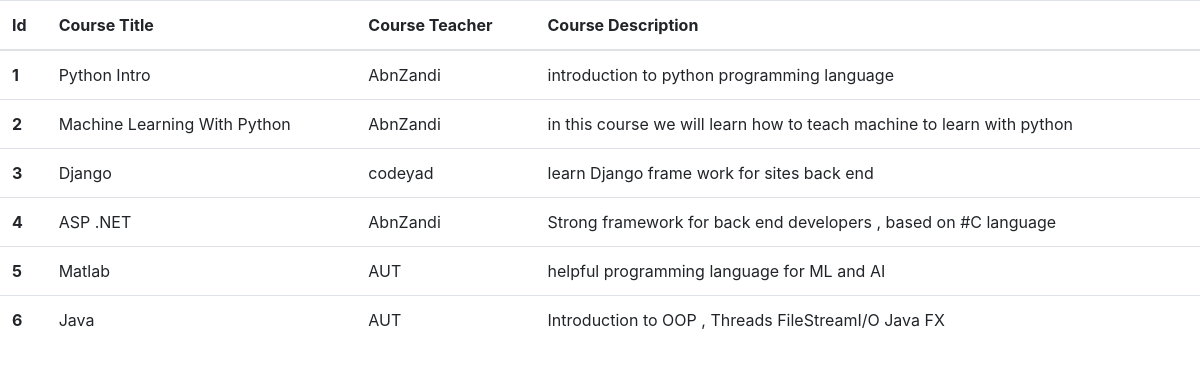
/course/courses/list, run on an earlier commit of the app's database.
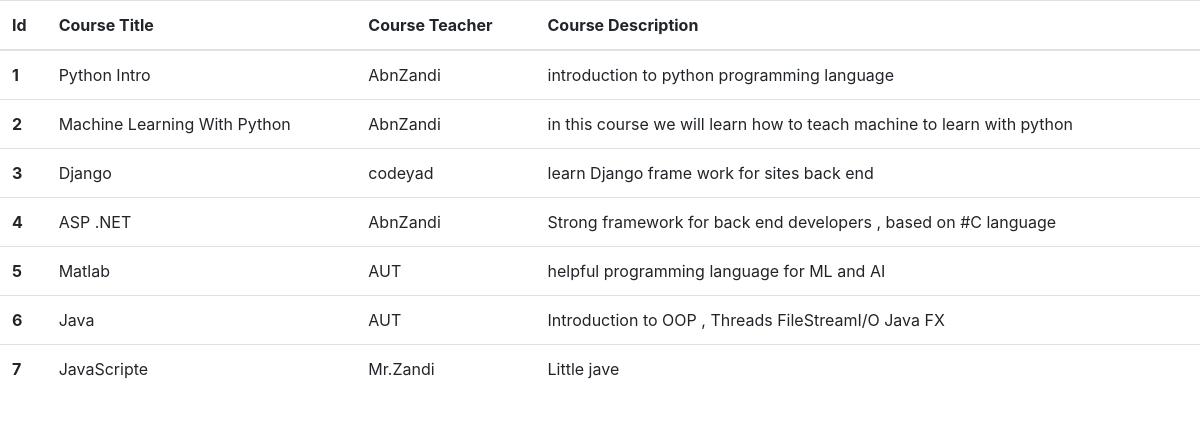
And on a later commit of the database.
### courses_app/models.py (models this page shows, shortened)
class Course(models.Model) :
    title = models.CharField(max_length=30)
    teacher_fullname = models.CharField(max_length=30)
    description = models.TextField()

### courses_app/views.py (the view)
# urls.py: path("courses/list",views.courses_list)
def courses_list(request):
    courses = Course.objects.all()
    return render(request , "courses_app/courses_lists.html" , context={ "courses" : courses})

### courses_app/templates/courses_app/courses_lists.html (shortened to what this page needs)
<!DOCTYPE html>
<html lang="en">
<head>
    <link rel="stylesheet" href="https://cdn.jsdelivr.net/npm/bootstrap@4.6.1/dist/css/bootstrap.min.css">
</head>
<body>
    <div class="table">
        <table class="table">
            <thead>
              <tr>
                <th scope="col">Id</th>
                <th scope="col">Course Title</th>
                <th scope="col">Course Teacher</th>
                <th scope="col">Course Description</th>
              </tr>
            </thead>
            <tbody>
                {% for course in courses%}
              <tr>
                <th scope="row">{{course.id}}</th>
                <td>{{course.title}}</td>
                <td>{{course.teacher_fullname}}</td>
                <td>{{course.description}}</td>
              </tr>
              {% endfor %}
            </tbody>
          </table>
    </div>
</body>
</html>

What changed in the data, as far as the page shows it:
added Course: id "7", title "JavaScripte", teacher_fullname "Mr.Zandi", description "Little jave"
